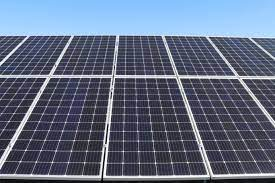
#> input picture Pictures/solar1.jpeg, 275 x 183 px, found by its file name; its folder holds only this picture in this run
$ python contour_finder.py
#> lines starting #> are read from the running program, lines starting #| are printed output that depends on the picture; after the words box and inside, x2 and y2 are one past the last pixel; in counts of white or black regions, pixels touching at a corner belong together
### Vision/color_analyzer.py
import cv2 as cv
import numpy as np
import os
import contour_finder as con

"""
load_images
@param: folder (string)
@return: list of images in folder
"""
def load_images(folder):
    images = []
    for filename in os.listdir(folder):
        img = cv.imread(os.path.join(folder, filename))
#> img is the input picture: shape (183, 275, 3); mean B, G, R 129.4, 107.8, 97.3
        if img is not None:
            images.append(img)
            print('Name: ' + filename)
    return images

"""
display_images
@param: list of images
@return: NULL
"""
# [5 lines left out: function display_images, not called in this run]

"""
average_color
@param: image
@return: list of the average blue, green, and red colors
"""
# [17 lines left out: function average_color, not called in this run]

"""
tint_images
@param: images
@return: images
"""
# [6 lines left out: function tint_images, not called in this run]

"""
filter_images
@param: images, masks
@return: images with masks applied
"""
# [34 lines left out: functions filter_images, panel_is_dirty, not called in this run]

# [49 lines that do not run on import are left out]

### Vision/contour_finder.py
import cv2 as cv
import numpy as np
import color_analyzer as color

"""
This is here as a place holder for trackbars
"""
def nothing(x):
    pass

"""
mask_images
@param: list of images
@return: list of the masks of the images
"""
# [5 lines left out: function mask_images, not called in this run]

"""
grayscale_images
@param: list of images
@return: list of the images grayscaled
"""
# [6 lines left out: function grayscale_images, not called in this run]

"""
find_edges
@param: the grayscale image, lower and upper threshold for edge detection
@return: the edges of the image
"""
# [5 lines left out: function find_edges, not called in this run]

"""
threshold_finder
@param: list of images, which image to analyze
@return: NULL
"""
# [26 lines left out: function threshold_finder, not called in this run]


if __name__ == "__main__":

    images = color.load_images('Github/Solar-Panel-Cleaning-Robot/Pictures')
#> images = 1 item

    threshold_finder(images, 0)
#> the loop in grayscale_images, `for img in images:` made 1 pass
#> in threshold_finder, `gray = gray[index]`:
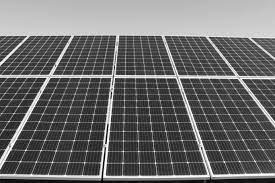
#> gray: shape (183, 275); min 0, max 255, mean 107
#> in threshold_finder, `low = cv.getTrackbarPos("L", "Trackbars")`: low = 72
#> in threshold_finder, `upper = cv.getTrackbarPos("U", "Trackbars")`: upper = 350
#> the loop in mask_images, `for img in images:` made 1 pass
#> after the loop in mask_images, `for img in images:`: masks = 1 item
#> in threshold_finder, `mask = mask[index]`: mask: shape (183, 275, 3); every value is 0
#> in find_edges, `edges = cv.Canny(gray_img, low, upper)`:
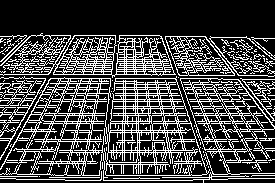
#> edges: shape (183, 275); 27.4% white in thin lines or dots, all inside (x1, y1, x2, y2) = (0, 33, 275, 183)
#> in find_edges, `boxes, _ = cv.findContours(edges, cv.RETR_EXTERNAL, cv.CHAIN_APPROX_NO..`: boxes = 91 contours, 85 with area under 20; largest, box (x1, y1, x2, y2) and area: (0, 76, 275, 183) 19144, (0, 33, 176, 78) 5426, (165, 36, 235, 76) 1898, (0, 76, 46, 160) 488, (248, 61, 275, 74) 46, (209, 36, 275, 77) 39
#> in threshold_finder, `mask = cv.fillPoly(mask, boxes, (255,255,255))`:
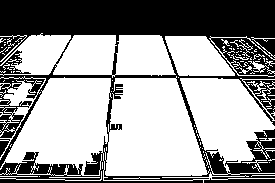
#> mask: shape (183, 275, 3); 61.1% white; 3 black regions (2 under 20 px), largest, box (x1, y1, x2, y2) and area: (0, 0, 275, 183) 19554
#> in threshold_finder, `panel = cv.bitwise_and(img, mask)`:
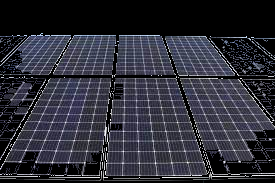
#> panel: shape (183, 275, 3); mean B, G, R 56, 46.2, 45.8
#> in threshold_finder, `result = np.hstack((panel, img))`:
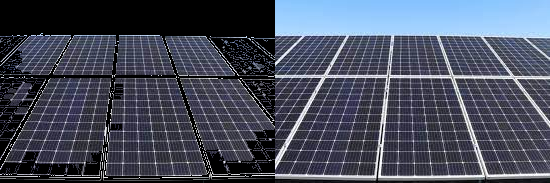
#> result: shape (183, 550, 3); mean B, G, R 92.7, 77, 71.5

cv.destroyAllWindows()

$ run again, on Pictures/solar2.jpeg
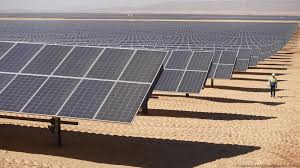
#> input picture Pictures/solar2.jpeg, 300 x 168 px, found by its file name
#> in load_images, img is the input picture: shape (168, 300, 3); mean B, G, R 119.2, 125.8, 139.7
#> images = 1 item
#> the loop in grayscale_images, `for img in images:` made 1 pass
#> low = 72
#> upper = 350
#> the loop in mask_images, `for img in images:` made 1 pass
#> after the loop in mask_images, `for img in images:`: masks = 1 item
#> in find_edges, `edges = cv.Canny(gray_img, low, upper)`:
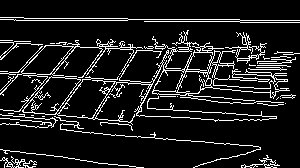
#> edges: shape (168, 300); 11.4% white in thin lines or dots, all inside (x1, y1, x2, y2) = (0, 17, 300, 168)
#> in find_edges, `boxes, _ = cv.findContours(edges, cv.RETR_EXTERNAL, cv.CHAIN_APPROX_NO..`: boxes = 41 contours, 37 with area under 20; largest, box (x1, y1, x2, y2) and area: (0, 30, 290, 125) 3599, (225, 32, 267, 64) 106, (0, 156, 37, 168) 62, (241, 155, 280, 168) 60
#> in threshold_finder, `result = np.hstack((panel, img))`:
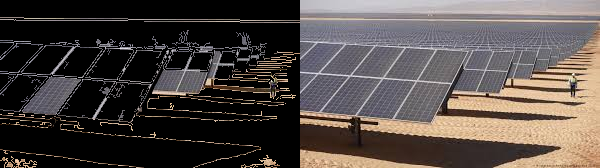
#> result: shape (168, 600, 3); mean B, G, R 69.2, 72.8, 80.7

$ run again, on Pictures/solar3.jpeg
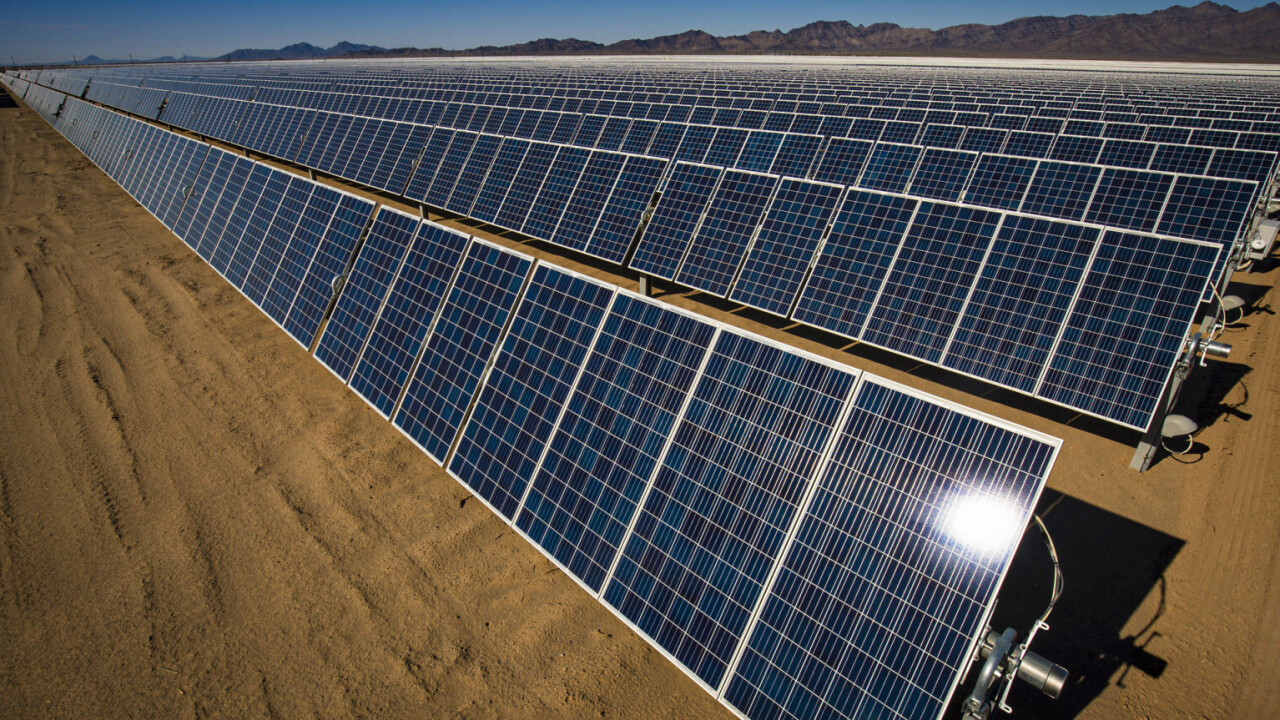
#> input picture Pictures/solar3.jpeg, 1280 x 720 px, found by its file name
#> in load_images, img is the input picture: shape (720, 1280, 3); mean B, G, R 76.9, 80.8, 84.7
#> images = 1 item
#> the loop in grayscale_images, `for img in images:` made 1 pass
#> low = 72
#> upper = 350
#> the loop in mask_images, `for img in images:` made 1 pass
#> after the loop in mask_images, `for img in images:`: masks = 1 item
#> in find_edges, `edges = cv.Canny(gray_img, low, upper)`:
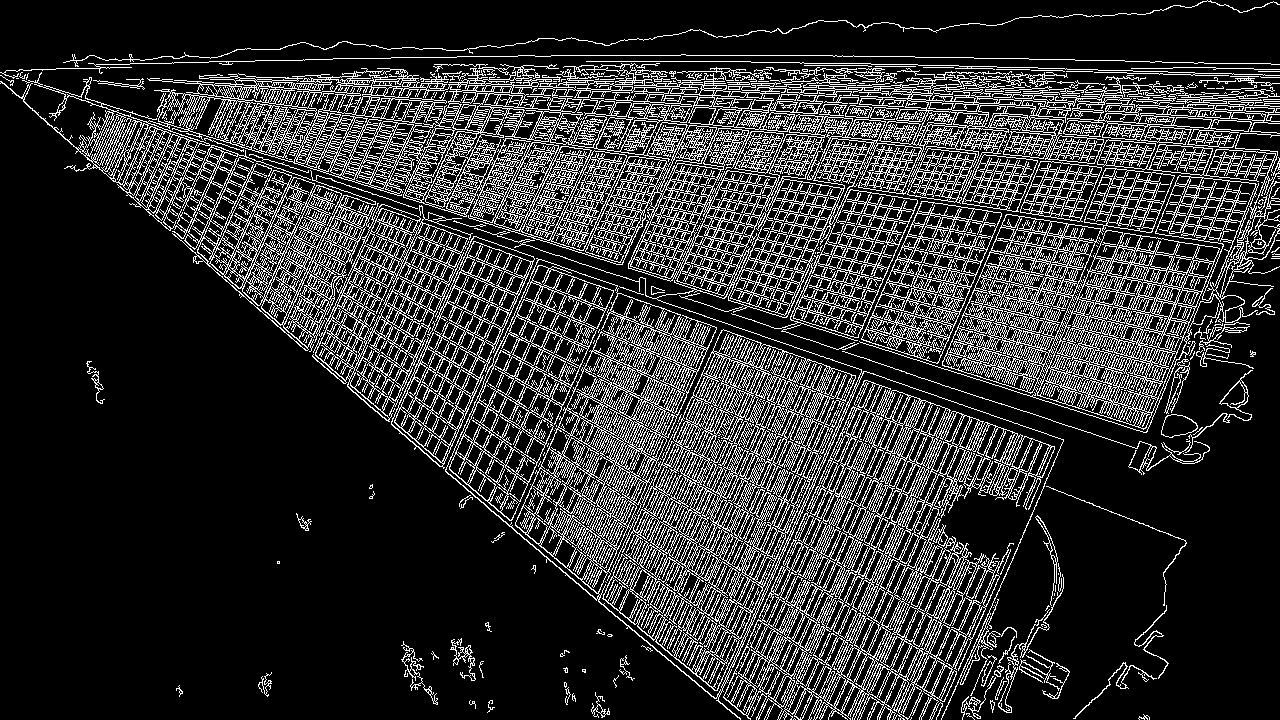
#> edges: shape (720, 1280); 18.9% white in thin lines or dots
#> in find_edges, `boxes, _ = cv.findContours(edges, cv.RETR_EXTERNAL, cv.CHAIN_APPROX_NO..`: boxes = 223 contours, 178 with area under 20; largest, box (x1, y1, x2, y2) and area: (0, 63, 1280, 720) 241872, (723, 380, 1055, 720) 58416, (602, 329, 856, 691) 43446, (942, 214, 1220, 430) 37431, (391, 236, 535, 469) 13904
#> in threshold_finder, `result = np.hstack((panel, img))`:
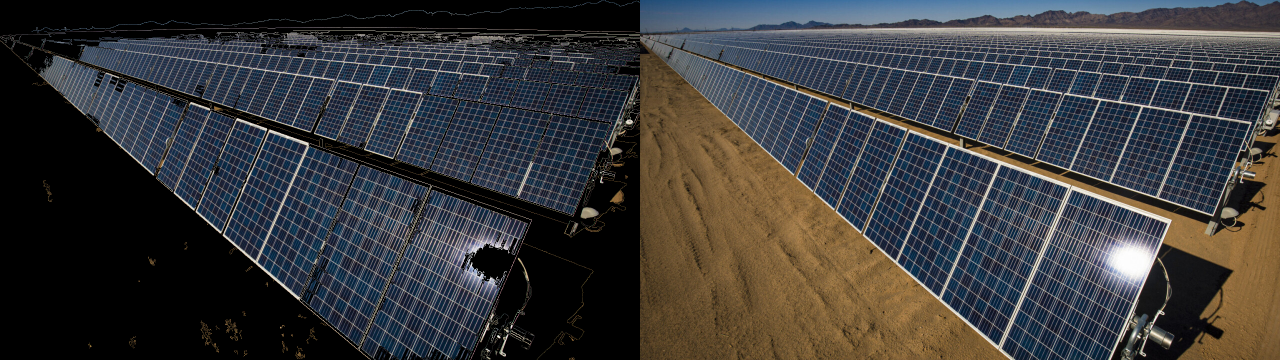
#> result: shape (720, 2560, 3) (shown at 1/2 size); mean B, G, R 58.4, 57.1, 57
